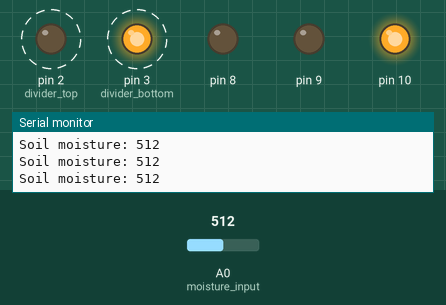
This sketch was run on a simulated Arduino Uno, built with avr-gcc and run on an emulated ATmega328P. On the bench: output pins drawn as LEDs (lit = HIGH), the last lines printed to the serial monitor. Dashed ring = blinking. The inputs (shaded band) are chosen by the test bench; at power-on: A0 (moisture_input) = 512.

Above: at 1.25 s.
1.3 s: A0 (moisture_input) set to 492
At 1.7 s:
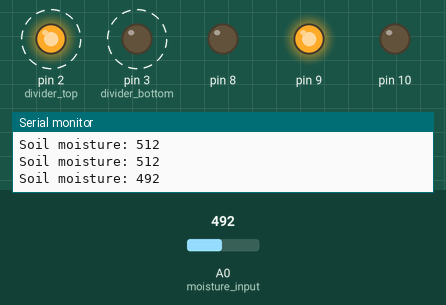
4.3 s: A0 (moisture_input) set to 510
At 4.7 s:
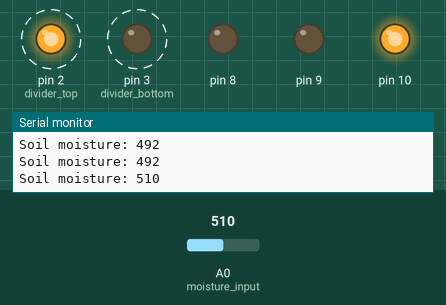
7.3 s: A0 (moisture_input) set to 90
At 7.71 s:
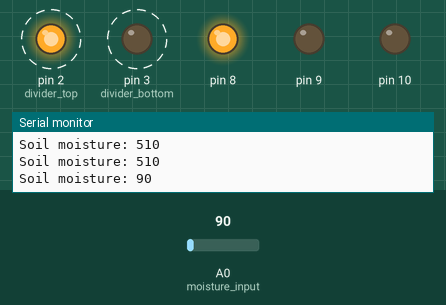
10.3 s: A0 (moisture_input) set to 12
13.3 s: A0 (moisture_input) set to 9
At 13.71 s:
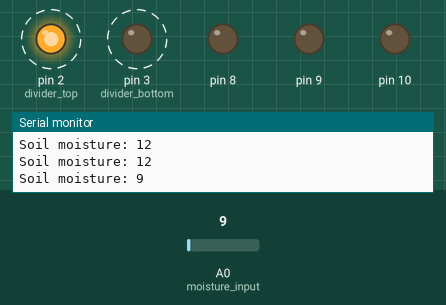
16.3 s: A0 (moisture_input) set to 110
At 16.72 s:
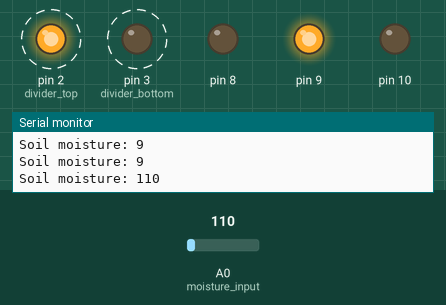
Timing chart, 0 to 20.3 s (numbered marks = the images above; inputs shaded):
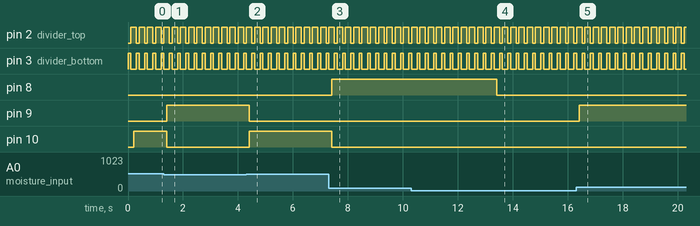

The sketch:

plant.ino
```cpp
/*  Soil Moisture measurement v0.1 20091017
 Simple circuit
 Not calibrated at this moment

 Started by Mike Rice, October 14, 2009
 Modified by M.A. de Pablo, October 17, 2009

 Circuit:
 To connect two nails and a 10 KOhms resistor as shown:

        digital 2---*
                  |
                  \
                  /
                  \ R1
                  /
                  |
                  |
        analog 0----*
                  |
                  |
                  *----> nail 1

                  *----> nail 2
                  |
                  |
                  |
        digital 3---*
 */
 /* Code indicates moisture levels using three led's, green, yellow, red attached to pins 8,9,10 and then to ground.
 REPLACE this code with a signal to a relay to use only one pin.
 A testing needs to be follwed by an action with an interuptable delay to allow water to permeate the soil.
 Also include a 24 hour cycle which ensure overwatering does not occur if that is needed - RESEARCH THIS.
 Re-work code to include 'matser-timer' code to allow other actions to take place while countdowns happen.
 */

#define moisture_input 0
#define divider_top 2
#define divider_bottom 3

int moisture; // analogical value obtained from the experiment

int SoilMoisture(){
  int reading;
  // set driver pins to outputs
  pinMode(divider_top,OUTPUT);
  pinMode(divider_bottom,OUTPUT);

  // drive a current through the divider in one direction
  digitalWrite(divider_top,LOW);
  digitalWrite(divider_bottom,HIGH);

  // wait a moment for capacitance effects to settle
  delay(100);

  // take a reading
  reading=analogRead(moisture_input);

  // reverse the current
  digitalWrite(divider_top,HIGH);
  digitalWrite(divider_bottom,LOW);

  // give as much time in 'reverse' as in 'forward'
  delay(100);

  // stop the current
  digitalWrite(divider_bottom,LOW);

  return reading;
}

void setup () {
  Serial.begin(9600);
  int green = 10;
  int yellow = 9;
  int red = 8;
  pinMode(8,OUTPUT);
  pinMode(9,OUTPUT);
  pinMode(10,OUTPUT);}

void loop (void) {
  moisture=SoilMoisture(); // assign the result of SoilMoisture() to the global variable 'moisture'
  Serial.print("Soil moisture: ");
  Serial.print(moisture); // print the analogical measurement of the experiment
  // later i will improve here a calculation for derive Soil Moisture in %
  Serial.println();
  if (moisture <= 10) {digitalWrite(8,LOW); digitalWrite(9,LOW);digitalWrite(10,LOW);} //Accounts for sensor out of the soil
  if (moisture > 11 && moisture <= 100) {digitalWrite(8,HIGH); digitalWrite(9,LOW);digitalWrite(10,LOW);} //Dry
  if (moisture > 100 && moisture <= 500) {digitalWrite(8,LOW);digitalWrite(9,HIGH);digitalWrite(10,LOW);} // Medium
  if (moisture > 500) {digitalWrite(8,LOW);digitalWrite(9,LOW);digitalWrite(10,HIGH);} //Wet
   delay(100);
}
```

Measured:
- the behaviour switches between 501 and 500 on A0 (moisture_input) (found by bisection; images 0 and 1)
- the behaviour switches between 11 and 10 on A0 (moisture_input) (found by bisection; images 3 and 4)
- after the input at 1.3 s, pin 9: LOW → HIGH after 0.10 s; pin 10: HIGH → LOW after 0.10 s
- after the input at 4.3 s, pin 9: HIGH → LOW after 0.11 s; pin 10: LOW → HIGH after 0.11 s
- after the input at 7.3 s, pin 8: LOW → HIGH after 0.11 s; pin 10: HIGH → LOW after 0.11 s
- after the input at 13.3 s, pin 8: HIGH → LOW after 0.12 s
- after the input at 16.3 s, pin 9: LOW → HIGH after 0.12 s
- by itself, pin 2 (divider_top): alternates HIGH for 0.20 s and LOW for 0.10 s
